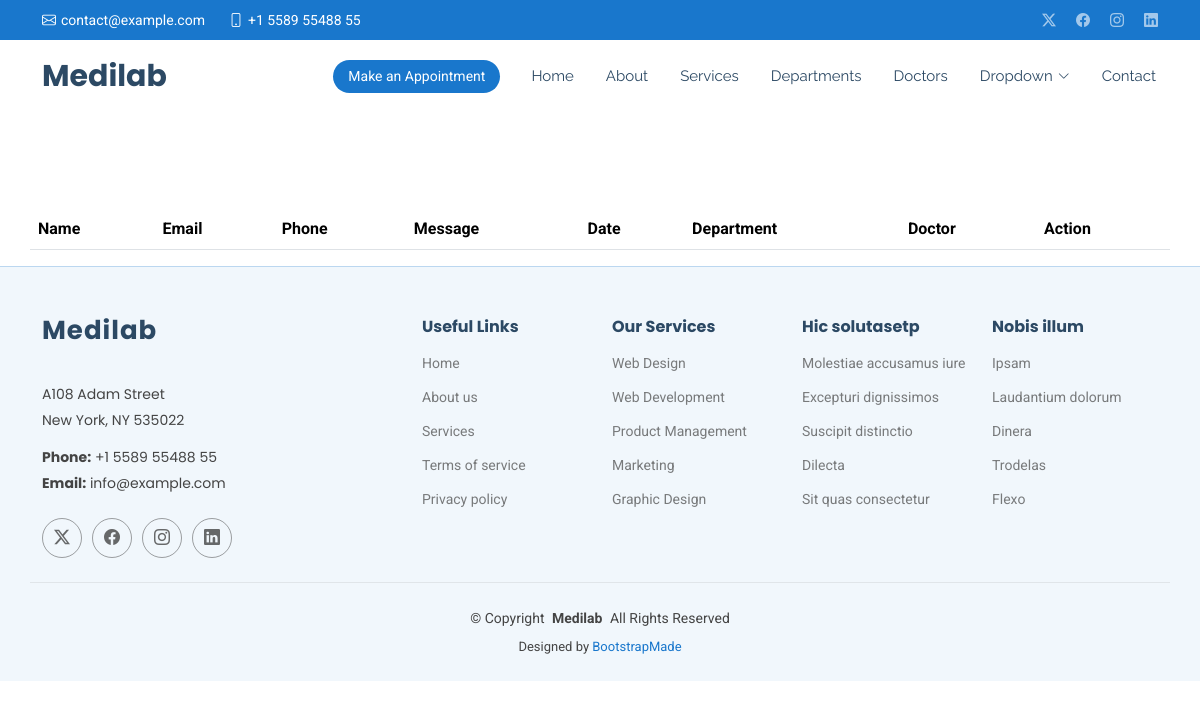
/show/, run on an earlier commit of the app's database.
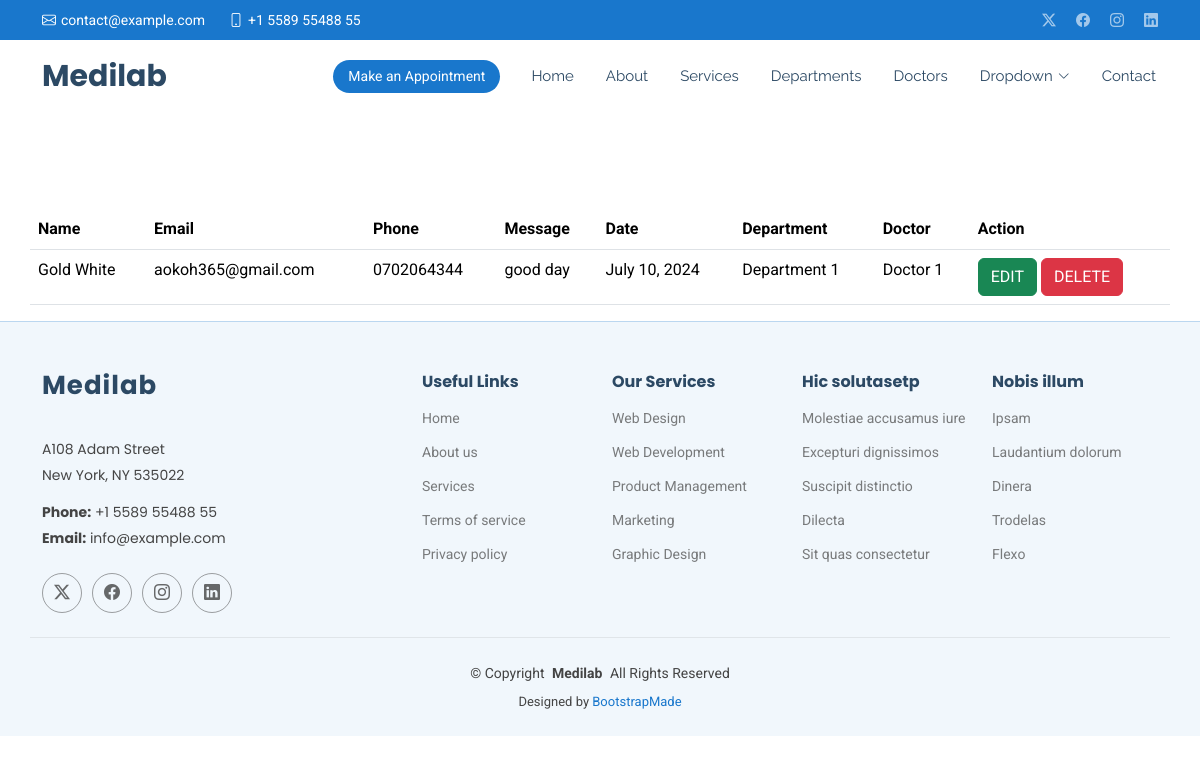
And on a later commit of the database.
### medicioapp/models.py (models this page shows, shortened)
class Appoint(models.Model):
    name = models.CharField(max_length=200)
    email = models.EmailField()
    phone = models.CharField(max_length=12)
    message = models.TextField(max_length=200)
    date = models.DateField()
    department = models.CharField(max_length=200)
    doctor = models.CharField(max_length=200)

### medicioapp/views.py (the view)
# urls.py: path('show/', views.show, name='show'),
def show(request):
    information = Appoint.objects.all()
    return render(request, 'show.html', {'data': information})

### templates/show.html
{% extends 'starter-page.html' %}
{% load static %}
{% block body %}
<table class="table container"><br><br><br><br>
<tr>
    <th>Name</th>
    <th>Email</th>
    <th>Phone</th>
    <th>Message</th>
    <th>Date</th>
    <th>Department</th>
    <th>Doctor</th>
    <th>Action</th>
</tr>
    {% for x in data %}
<tr>
    <td>{{ x.name }}</td>
    <td>{{ x.email }}</td>
    <td>{{ x.phone }}</td>
    <td>{{ x.message }}</td>
    <td>{{ x.date }}</td>
    <td>{{ x.department }}</td>
    <td>{{ x.doctor }}</td>
    <td>
        <a href="/edit/{{ x.id }}" class="btn btn-success">EDIT</a>
        <a href="/delete/{{ x.id }}" class="btn btn-danger">DELETE</a>
    </td>
</tr>
  {% endfor %}
</table>
{% endblock %}

What changed in the data, as far as the page shows it:
added Appoint: name "Gold White", email "aokoh365@gmail.com", phone "0702064344", message "good day", date "July 10, 2024", department "Department 1", doctor "Doctor 1"
